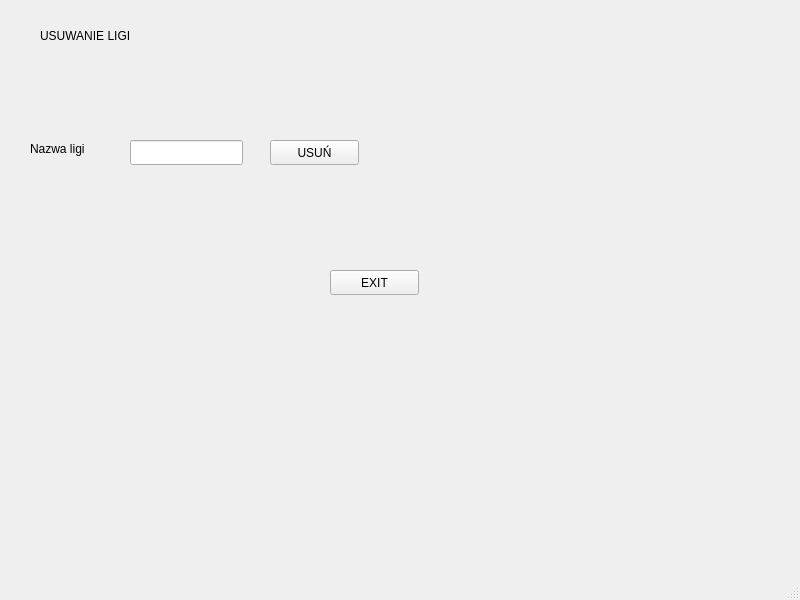
<?xml version="1.0" encoding="UTF-8"?>
<ui version="4.0">
 <class>MainWindow</class>
 <widget class="QMainWindow" name="MainWindow">
  <property name="geometry">
   <rect>
    <x>0</x>
    <y>0</y>
    <width>800</width>
    <height>600</height>
   </rect>
  </property>
  <property name="windowTitle">
   <string>MainWindow</string>
  </property>
  <widget class="QWidget" name="centralwidget">
   <widget class="QLabel" name="label">
    <property name="geometry">
     <rect>
      <x>30</x>
      <y>140</y>
      <width>81</width>
      <height>17</height>
     </rect>
    </property>
    <property name="text">
     <string>Nazwa ligi</string>
    </property>
   </widget>
   <widget class="QLineEdit" name="lineEdit">
    <property name="geometry">
     <rect>
      <x>130</x>
      <y>140</y>
      <width>113</width>
      <height>25</height>
     </rect>
    </property>
   </widget>
   <widget class="QLabel" name="label_2">
    <property name="geometry">
     <rect>
      <x>40</x>
      <y>20</y>
      <width>161</width>
      <height>31</height>
     </rect>
    </property>
    <property name="text">
     <string>USUWANIE LIGI</string>
    </property>
   </widget>
   <widget class="QPushButton" name="pushButton">
    <property name="geometry">
     <rect>
      <x>270</x>
      <y>140</y>
      <width>89</width>
      <height>25</height>
     </rect>
    </property>
    <property name="text">
     <string>USUŃ</string>
    </property>
   </widget>
   <widget class="QPushButton" name="pushButton_2">
    <property name="geometry">
     <rect>
      <x>330</x>
      <y>270</y>
      <width>89</width>
      <height>25</height>
     </rect>
    </property>
    <property name="text">
     <string>EXIT</string>
    </property>
   </widget>
  </widget>
  <widget class="QMenuBar" name="menubar">
   <property name="geometry">
    <rect>
     <x>0</x>
     <y>0</y>
     <width>800</width>
     <height>22</height>
    </rect>
   </property>
  </widget>
  <widget class="QStatusBar" name="statusbar"/>
 </widget>
 <resources/>
 <connections/>
</ui>
